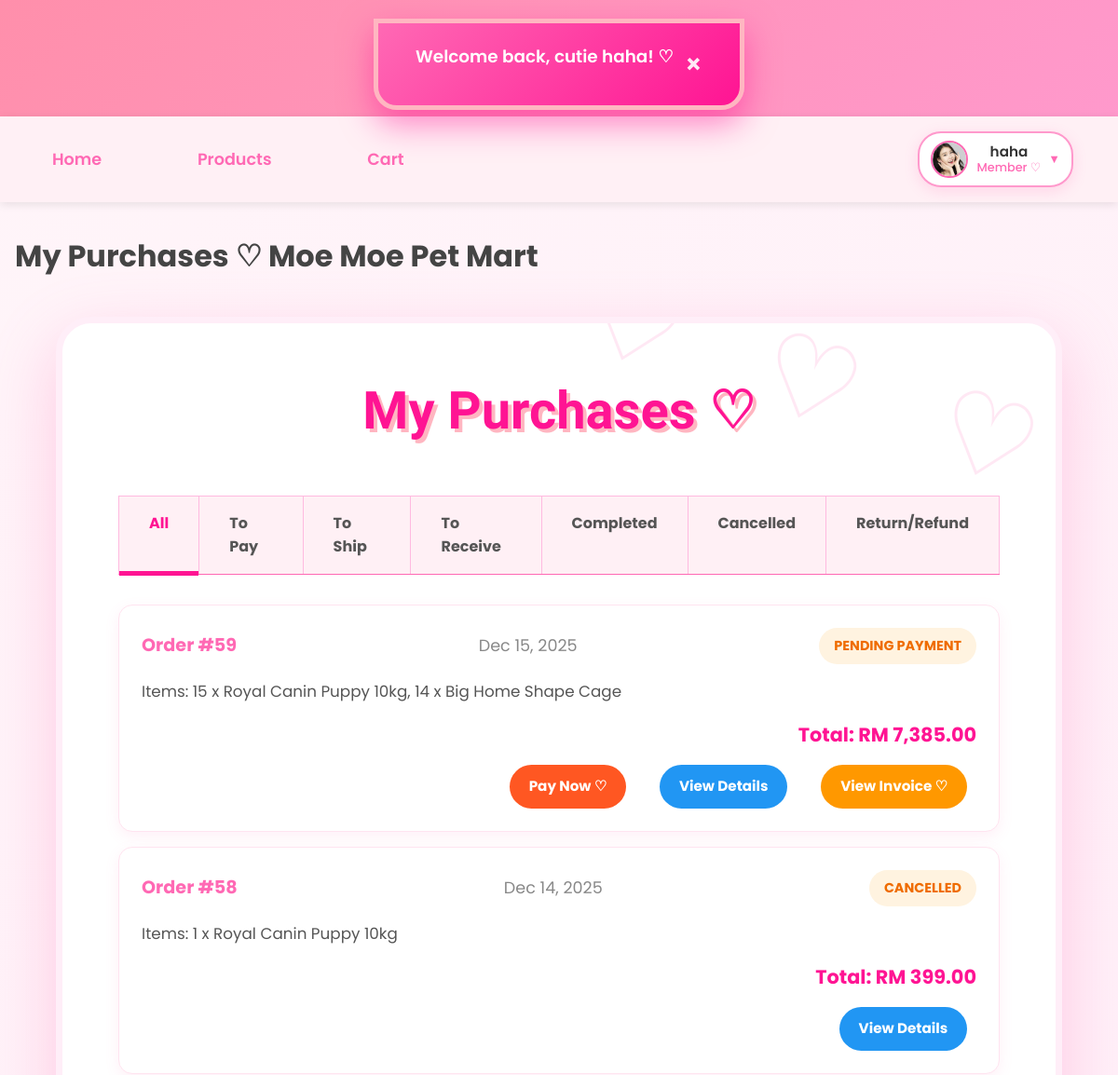
Page /member/my_purchase.php (signed in, upper part) on the earlier database version.
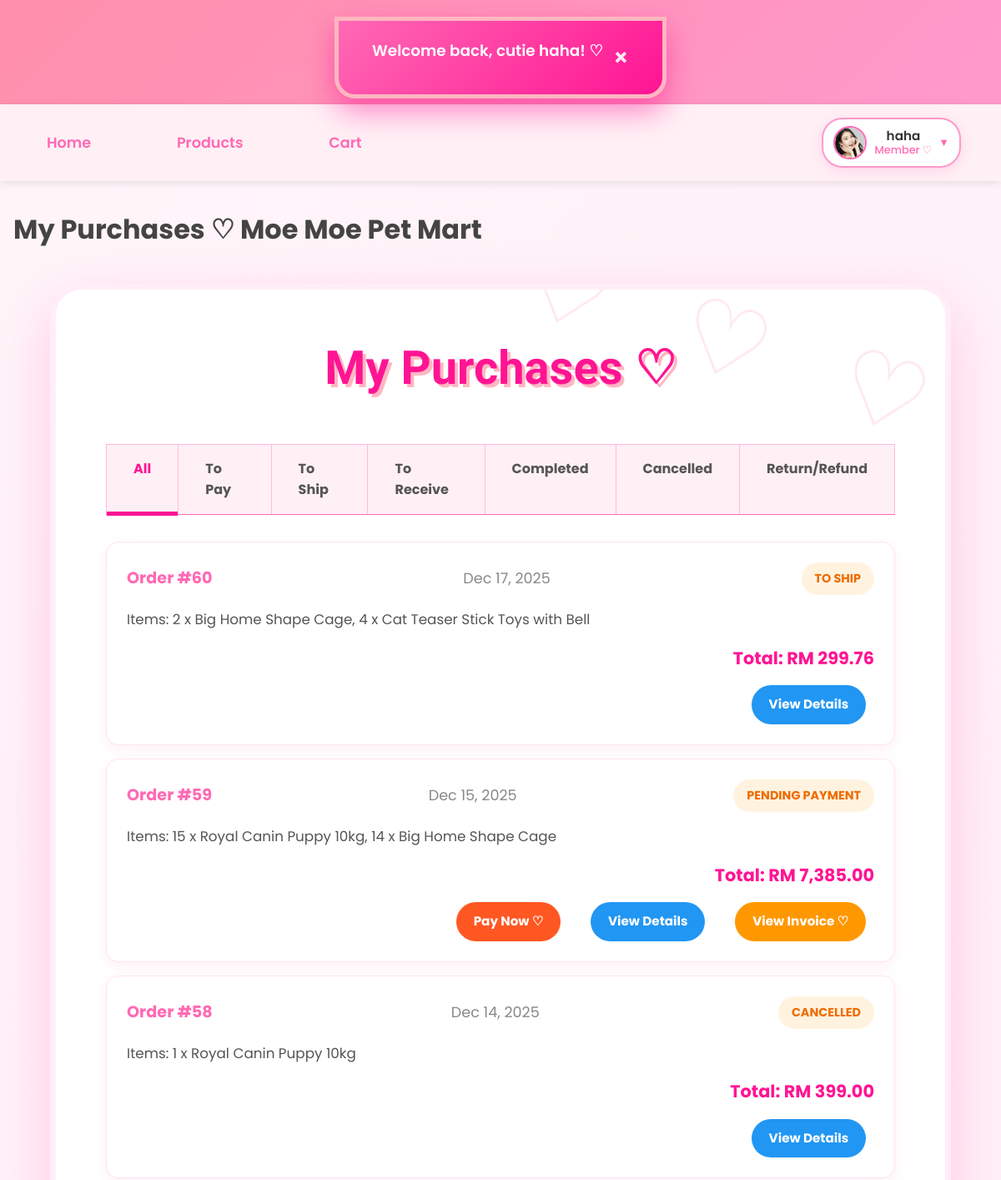
Same page on the later database version.
### tables this page shows
CREATE TABLE `orders` (
  `order_id` int(11) NOT NULL,
  `user_id` int(11) NOT NULL,
  `total_amount` decimal(10,2) NOT NULL,
  `payment_method` varchar(50) DEFAULT NULL,
  `card_last4` varchar(4) DEFAULT NULL,
  `qr_code` text DEFAULT NULL,
  `qr_generated_at` datetime DEFAULT NULL,
  `order_date` datetime NOT NULL DEFAULT current_timestamp(),
  `order_status` varchar(50) DEFAULT 'Pending Payment',
  `status` enum('Pending Payment','To Ship','Shipped','Completed','Cancelled','Return/Refund') NOT NULL DEFAULT 'Pending Payment'
);

### _base.php (called while the page is built, shortened)
<?php
function get($key, $value = null) {
    $value = $_GET[$key] ?? $value;
    return is_array($value) ? array_map('trim', $value) : trim($value);
}
function encode($value) {
    return htmlentities($value);
}
?>

### member/my_purchase.php (the view, shortened to what this page needs)
<?php
require '../_base.php';
include '../_head.php';
$user = current_user();
$tab = get('tab', 'all');
$statuses = [
    'all' => 'All',
    'to_pay' => 'To Pay',
    'to_ship' => 'To Ship',
    'to_receive' => 'To Receive',
    'completed' => 'Completed',
    'cancelled' => 'Cancelled',
    'return_refund' => 'Return/Refund'
];
$where = 'WHERE o.user_id = ?';
$params = [$user->id];
$sql = "SELECT o.*, GROUP_CONCAT(CONCAT(oi.quantity, ' x ', p.product_name) SEPARATOR ', ') AS items_summary
        FROM orders o
        LEFT JOIN order_items oi ON o.order_id = oi.order_id
        LEFT JOIN product p ON oi.product_id = p.product_id
        $where
        GROUP BY o.order_id
        ORDER BY o.order_date DESC";
$stm = $_db->prepare($sql);
$stm->execute($params);
$orders = $stm->fetchAll();
?>
<div class="container">
    <h2>My Purchases ♡</h2>
    <div class="purchase-tabs">
        <?php foreach ($statuses as $key => $label): ?>
            <a href="?tab=<?= $key ?>" class="<?= $tab === $key ? 'active' : '' ?>">
                <?= $label ?>
            </a>
        <?php endforeach; ?>
    </div>
    <?php if (empty($orders)): ?>
        <div class="empty-purchases">
            <img src="/images/empty-cart.png" alt="No purchases" style="width: 200px; opacity: 0.8;">
            <p>No purchases in this category yet~ ♡</p>
            <a href="products.php" class="btn btn-primary">Shop Now ♡</a>
        </div>
    <?php else: ?>
        <div class="purchase-list">
            <?php foreach ($orders as $order): ?>
                <div class="purchase-card">
                    <div class="order-header">
                        <span class="order-id">Order #<?= $order->order_id ?></span>
                        <span class="order-date"><?= date('M d, Y', strtotime($order->order_date)) ?></span>
                        <span class="order-status <?= strtolower(str_replace(' ', '-', $order->status)) ?>">
                            <?= $order->order_status ?>
                        </span>
                    </div>
                    <div class="order-items">
                        <p>Items: <?= encode($order->items_summary ?? 'No items') ?></p>
                    </div>
                    <div class="order-total">
                        Total: RM <?= number_format($order->total_amount, 2) ?>
                    </div>
                    <div class="order-actions">
                        <?php if ($order->order_status === 'Pending Payment'): ?>
                            <a href="payment.php?id=<?= $order->order_id ?>" class="btn btn-pay">Pay Now ♡</a>
                        <?php elseif ($order->order_status === 'Shipped'): ?>
                            <a href="confirm_receive.php?id=<?= $order->order_id ?>" class="btn btn-receive">Confirm Received ♡</a>
                        <?php endif; ?>
                        <a href="order_detail.php?id=<?= $order->order_id ?>" class="btn btn-detail">View Details</a>
                        <?php if ($order->order_status === 'Pending Payment'): ?>
                            <a href="invoice.php?id=<?= $order->order_id ?>" class="btn btn-invoice">View Invoice ♡</a>
                        <?php endif; ?>
                    </div>
                </div>
            <?php endforeach; ?>
        </div>
    <?php endif; ?>
</div>
<?php include '../_foot.php'; ?>

Differences in the rows shown:
added orders: order_id "60", order_date "Dec 17, 2025", order_status "TO SHIP", items_summary "2 x Big Home Shape Cage, 4 x Cat Teaser Stick Toys with Bell", total_amount "299.76"
